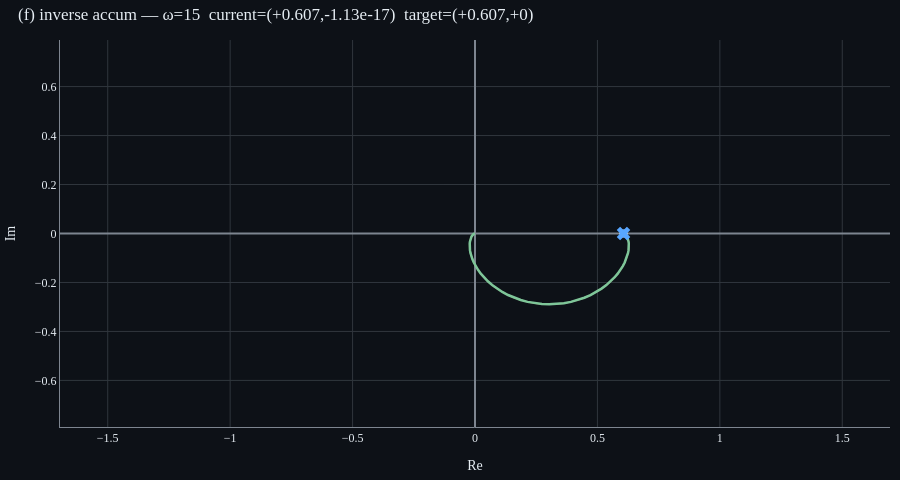

Notebook code for this chart:
### Markdown cell above
### G1 — Gaussian 역변환 @ t_fix=1.0 (monotonic)

x(t) = e^(-t²/2). t=1에서 x=e^(-0.5)≈0.6065 (실수).

### Code cell
sig = signals.gaussian(sigma=1.0)
an = FourierAnalyzer(sig, t_min=-8.0, t_max=8.0, n_samples=4001)
t_fix = 1.0
omegas, arrows, accum = an.inverse_accumulation(
    t_fix=t_fix, omega_min=-15.0, omega_max=15.0, n_omega=400,
    order='monotonic',
)
target = complex(np.exp(-t_fix**2 / 2))
print(f'accumulated[-1] = {accum[-1]:.4f}   target = {target:.4f}')

p = InverseAccumulationPlot()
p.show_accumulation(omegas, arrows, accum, target=target)
p.figure.show()

### Figure 1 — Plotly figure (JSON) as saved in the notebook; plotly's stock layout.template omitted (floating-point values rounded to 4 significant figures; data arrays with more than 128 entries replaced by an {"elided": "..."} marker saying what was removed)
{"data": [{"line": {"color": "#ffa657", "width": 1.5}, "mode": "lines", "name": "arrows", "opacity": 0.5, "type": "scatter", "x": {"elided": "1200 float values"}, "y": {"elided": "1200 float values"}}, {"line": {"color": "#7ec699", "width": 2.5}, "mode": "lines", "name": "trail", "type": "scatter", "x": {"elided": "400 float values"}, "y": {"elided": "400 float values"}}, {"marker": {"color": "#f0f6fc", "size": 8, "symbol": "circle"}, "mode": "markers", "name": "current end", "type": "scatter", "x": [0.6065], "y": [-1.132e-17]}, {"marker": {"color": "#58a6ff", "size": 12, "symbol": "x"}, "mode": "markers", "name": "target x(t_fix)", "type": "scatter", "visible": true, "x": [0.6065], "y": [0]}], "layout": {"font": {"color": "#e6edf3", "family": "serif", "size": 12}, "height": 480, "margin": {"b": 10, "l": 10, "r": 10, "t": 40}, "paper_bgcolor": "#0d1117", "plot_bgcolor": "#0d1117", "showlegend": false, "title": {"font": {"color": "#e6edf3"}, "text": "(f) inverse accum — ω=15  current=(+0.607,-1.13e-17)  target=(+0.607,+0)", "x": 0.02, "xanchor": "left"}, "xaxis": {"color": "#e6edf3", "gridcolor": "#30363d", "linecolor": "#7d8590", "range": [-0.7541, 0.7541], "scaleanchor": "y", "scaleratio": 1, "showgrid": true, "title": {"text": "Re"}, "zeroline": true, "zerolinecolor": "#7d8590"}, "yaxis": {"color": "#e6edf3", "gridcolor": "#30363d", "linecolor": "#7d8590", "range": [-0.7541, 0.7541], "showgrid": true, "title": {"text": "Im"}, "zeroline": true, "zerolinecolor": "#7d8590"}}}
